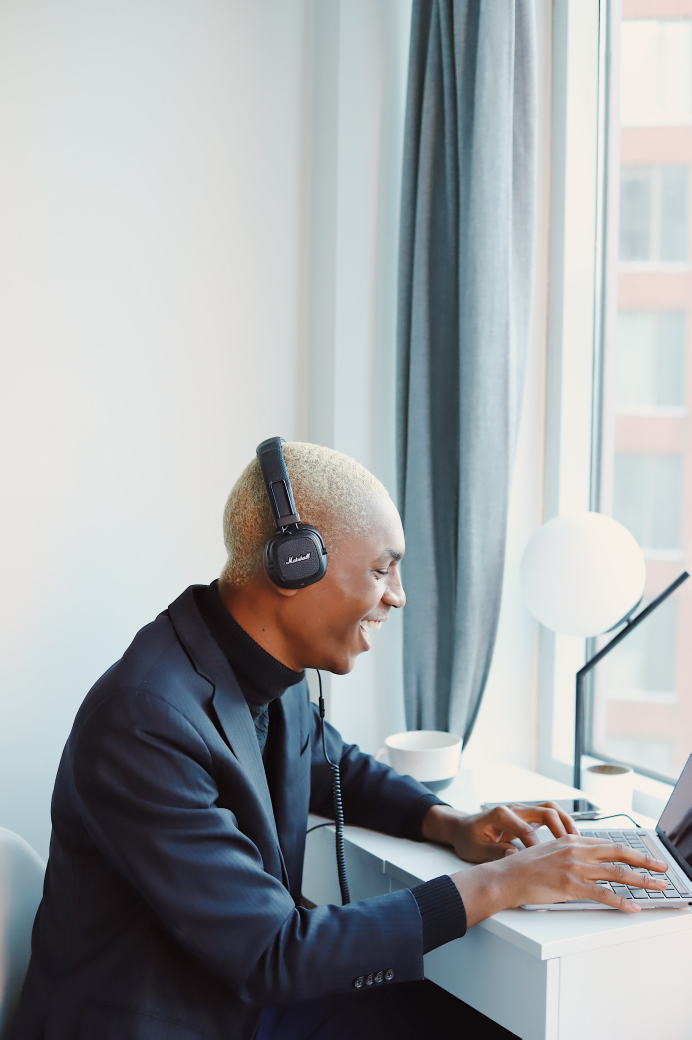
#> input picture img/man1.jpg, 2768 x 4160 px (shown at 1/4 size)
$ python OpenCV_Image_processing.py
#> lines starting #> are read from the running program, lines starting #| are printed output that depends on the picture; after the words box and inside, x2 and y2 are one past the last pixel; in counts of white or black regions, pixels touching at a corner belong together
import cv2
import numpy as np
import matplotlib.pyplot as plt

# 관심 영역(Region Of Interest, ROI) 지정

img = cv2.imread('img/man1.jpg')
#> img is the input picture: shape (4160, 2768, 3); mean B, G, R 168.5, 166.3, 162.4

x = 1500
y = 2250
w = 70
h = 70  # roi 좌표

roi = img[y:y+h, x:x+w]  # roi 지정
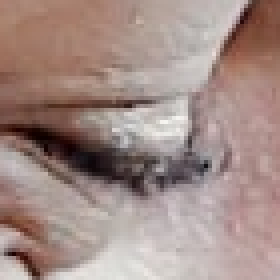
#> roi: shape (70, 70, 3) (shown 4 times larger); mean B, G, R 134.4, 140.2, 162.3
img2 = roi.copy()  # roi 복제

print(roi.shape)
#| (70, 70, 3)
cv2.rectangle(roi, (0, 0), (h-1, w-1), (255, 0, 0))
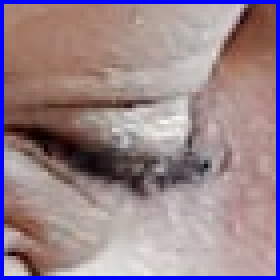
#> roi: shape (70, 70, 3) (shown 4 times larger); 5.63% of pixels changed, all inside (x1, y1, x2, y2) = (0, 0, 70, 70)
cv2.imshow('img1', img)
cv2.imshow('img2', img2)  # img2 출력
cv2.waitKey(0)
cv2.moveWindow('img', 0, 0)
cv2.destroyAllWindows()

# ------------------------------------------------------------------
# 마우스로 관심영역 지정 함수

isDragging = False  # 마우스 드래그 상태 저장
x0, y0, w, h = -1, -1, -1, -1  # 영역 선택 좌표 저장
blue, red = (255, 0, 0), (0, 0, 255)  # 색상 값


def onMouse(event, x, y, flags, param):  # 마우스 이벤트 핸들 함수
    global isDragging, x0, y0, img
    if event == cv2.EVENT_LBUTTONDOWN:  # 왼쪽 마우스 버튼을 눌렀을 경우, 드래그 시작
        isDragging = True  # 마우스 드래그 상태 = True
        x0 = x  # x0 에 현재 마우스 클릭 위치의 x 좌표 저장
        y0 = y  # y0 에 현재 마우스 클릭 위치의 y 좌표 저장
    elif event == cv2.EVENT_MOUSEMOVE:  # event 가 마우스 움직이는 이벤트와 동일할 때,
        if isDragging:  # isDragging 가 True 라면
            img_draw = img.copy()  # 사각형 그림 표현을 위한 이미지 복제
            cv2.rectangle(img_draw, (x0, y0), (x, y), blue, 2)  # 드래그 진행 영역 사각형으로 표시
            cv2.imshow('img', img_draw)   # 사각형으로 표시된 그림 화면 출력
    elif event == cv2.EVENT_LBUTTONUP:  # event 가 왼쪽 마우스 버튼업일 때,
        if isDragging:
            isDragging = False  # 드래그 False 값으로 지정
            w = x - x0  # 드래그 영역 폭 계산
            h = y - y0  # 드래그 영역 높이 계산
            print("x:{}, y:{}, w:{}, h{}".format(x0, y0, w, h))
            if w > 0 and h > 0:  # 폭(x - x0)과 높이(y - y0)가 음수이면 드래그 방향이 옳음
                img_draw = img.copy()  # 선택 영역에 사각형 그림을 표시할 이미지 복제
                # 선택 영역에 빨간색 사각형 표시
                cv2.rectangle(img_draw, (x0, y0), (x, y), red, 2)
                cv2.imshow('img', img_draw)  # 빨간색 사각형이 그려진 이미지 화면 출력
                roi = img[y0:y0+h, x0:x0+w]  # 원본 이미지에서 선택 영역만 ROI 로 지정
                cv2.imshow('cropped', roi)  # ROI 지정 영역을 새 창으로 표시
                cv2.moveWindow('cropped', 0, 0)  # 새 창을 화면 좌측 상단으로 이동
                cv2.imwrite('img/cropped.jpg', roi)  # ROI 영역만 파일로 저장
                print('crop complete.')
            else:
                cv2.imshow('img', img)
                print("좌측 상단에서 우측 하단으로 영역을 드래그 해주세요.")


img = cv2.imread('img/man1.jpg')
cv2.imshow('img', img)
cv2.setMouseCallback('img', onMouse)  # 마우스 이벤트 등록
cv2.waitKey()
cv2.destroyAllWindows()

# ------------------------------------------------------------------
# 마우스로 관심영역 지정 함수(OpenCV3 selectROI)

img = cv2.imread('img/man1.jpg')

#> (the run stopped early here; a loop or call above may not have finished)
